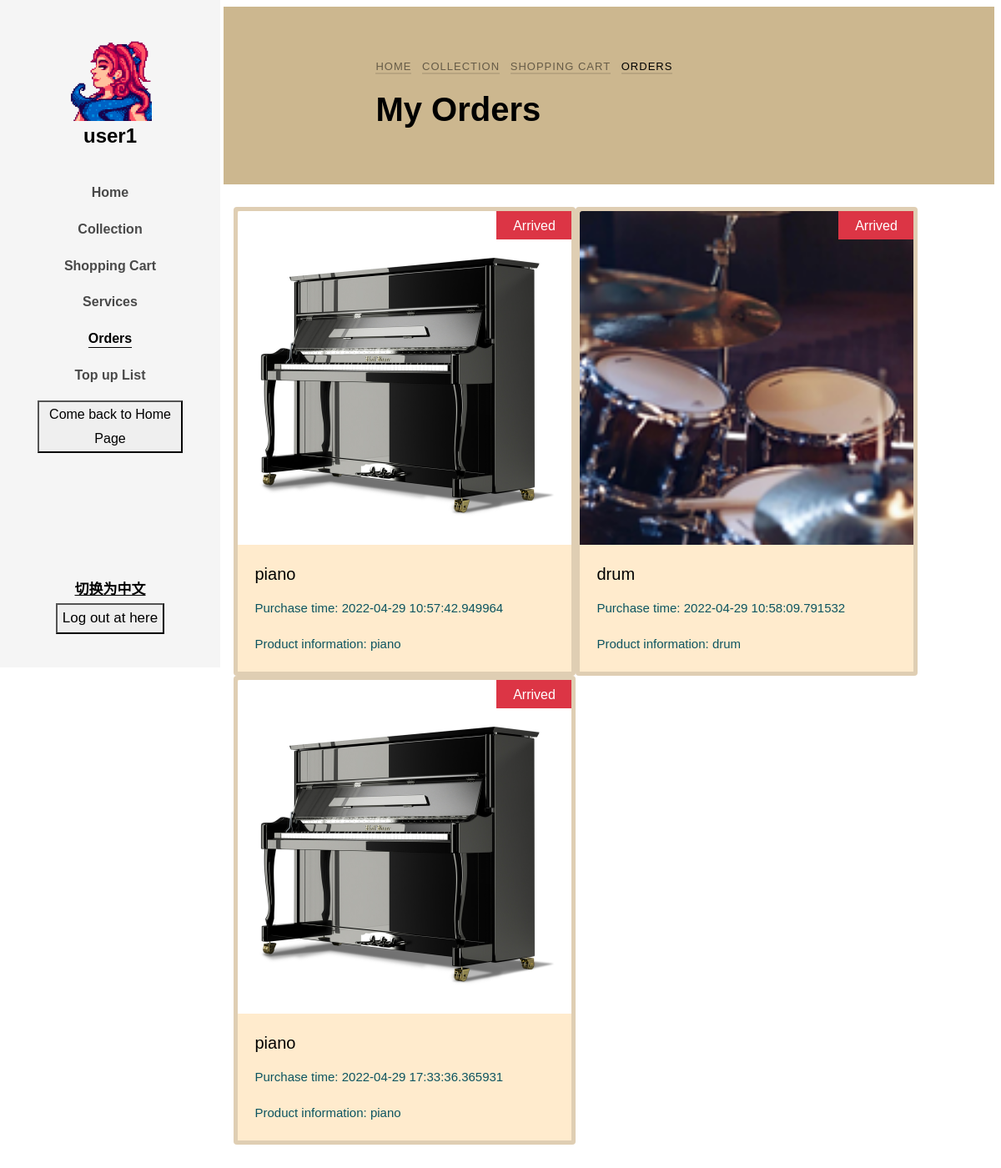
The page /Orders (signed in) on the database as committed earlier.
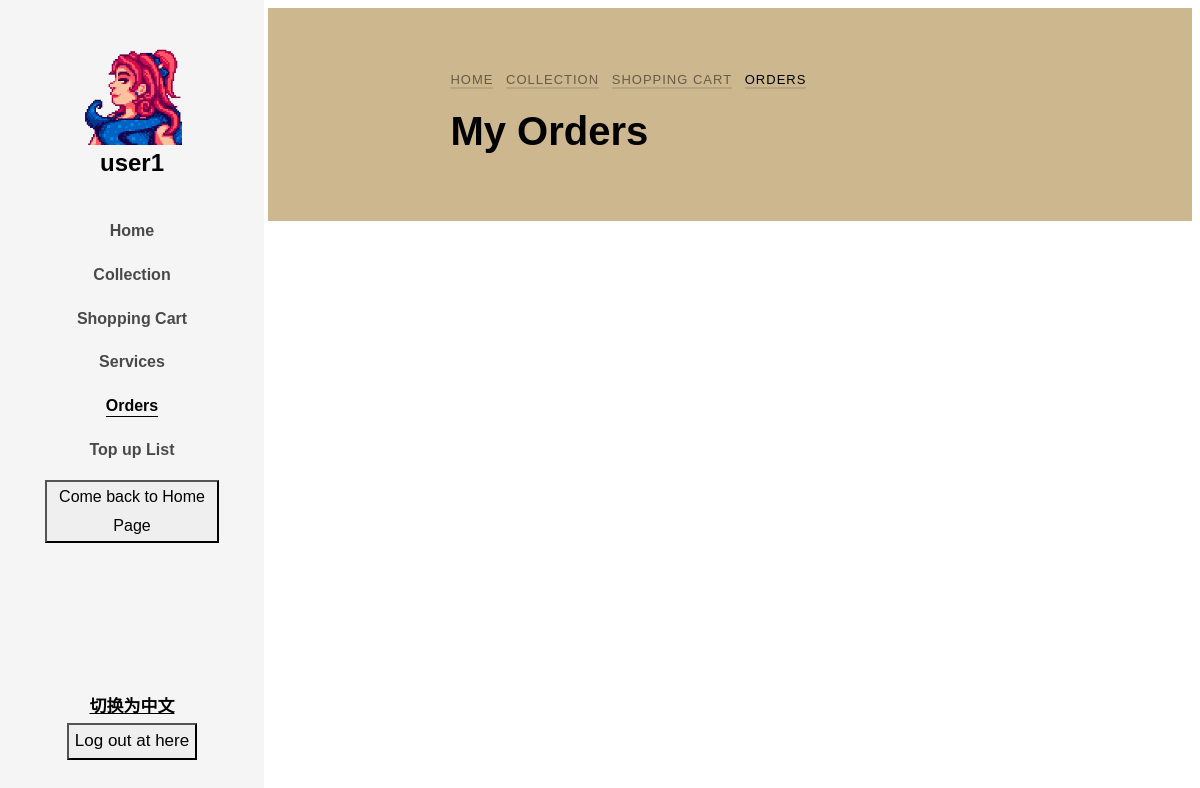
The same page on the database as committed later.
### app/models.py (models this page shows)
class Commodity(db.Model):
    __tablename__ = "commodity"
    __table_args__ = {'extend_existing': True}
    id = db.Column(db.Integer, primary_key=True, autoincrement=True)
    commodity_name = db.Column(db.String(32), nullable=False)
    release_time = db.Column(db.DateTime, default=datetime.now)
    cargo_quantity = db.Column(db.Integer, nullable=False)
    pic_path = db.Column(db.String(64), nullable=True)
    price = db.Column(db.Integer, nullable=False)
    introduction = db.Column(db.String(64), nullable=True)
    type = db.Column(db.String(32), nullable=False)
    collect_num = db.Column(db.Integer, default=0)
    is_collect = db.Column(db.Boolean, default=False, nullable=False)

class Order(db.Model):
    __tablename__ = "order"
    __table_args__ = {'extend_existing': True}
    id = db.Column(db.Integer, primary_key=True, autoincrement=True)
    user_id = db.Column(db.Integer, db.ForeignKey('user.id'))
    purchase_time = db.Column(db.DateTime, default=datetime.now)
    address = db.Column(db.String(64), nullable=False)
    transport = db.Column(db.String(64), nullable=False)
    is_receive = db.Column(db.Boolean, default=False, nullable=False)

### app/routes.py (the view)
@app.route('/Orders')
def Orders():
    if islogined():
        user = User.query.filter(User.user_name == session.get('USERNAME')).first()
        user_icon = setIcon()
        orders = Order.query.filter(Order.user_id == session.get('uid'))
        allorders = Order.query.all()
        list = [];
        alllist = []
        for o in orders:
            list = get_orders(o, list)
        session.pop('orders', None)
        session['orders'] = list
        for o2 in allorders:
            alllist = get_orders(o2, alllist)
        session.pop('allorders', None)
        session['allorders'] = alllist
        print(session['allorders'])
        authority = session.get('authority')
        return render_template('order.html', user=user, icon=user_icon, islogin=islogined(), orders=list,
                               allorders=alllist,
                               authority=authority)
    else:
        return redirect(url_for('login'))

### app/functions.py (called while the page is built)
def islogined():
    if session.get('USERNAME'):
        return True
    else:
        return False

### app/routes.py (called while the page is built)
def get_orders(p, list):
    order_detail = db.session.query(OrderDetail).filter(OrderDetail.order_id == p.id).all()
    for od in order_detail:
        item = dict()
        c = db.session.query(Commodity).filter(Commodity.id == od.commodity_id).first()
        item['id'] = p.id
        item['detail'] = od.id
        item['pic_path'] = c.pic_path
        item['is_receive'] = p.is_receive
        item['commodity_name'] = c.commodity_name
        item['purchase_time'] = p.purchase_time
        item['address'] = p.address
        item['introduction'] = c.introduction
        item['price'] = c.price * od.commodity_num
        list.append(item)
    return list

def setIcon():
    if islogined():
        user = User.query.filter(User.user_name == session.get('USERNAME')).first()
        user_icon = user.icon
        if user_icon != None:
            icon = user.icon
            user_icon = url_for('static', filename='uploaded_AVA/' + icon)
        else:
            user_icon = 'NULL'
    else:
        user_icon = 'NULL'
    return user_icon

### app/templates/order.html (shortened to what the changed rows need)
<!DOCTYPE html>
<html lang="en">
<head>
    <link rel="stylesheet" href="../static/css/open-iconic-bootstrap.min.css">
    <link rel="stylesheet" href="../static/css/animate.css">
    <link rel="stylesheet" href="../static/css/owl.carousel.min.css">
    <link rel="stylesheet" href="../static/css/owl.theme.default.min.css">
    <link rel="stylesheet" href="../static/css/magnific-popup.css">
    <link rel="stylesheet" href="../static/css/aos.css">
    <link rel="stylesheet" href="../static/css/ionicons.min.css">
    <link rel="stylesheet" href="../static/css/bootstrap-datepicker.css">
    <link rel="stylesheet" href="../static/css/jquery.timepicker.css">
    <link rel="stylesheet" href="../static/css/flaticon.css">
    <link rel="stylesheet" href="../static/css/icomoon.css">
    <link rel="stylesheet" href="../static/css/style-per.css">
</head>
<body>
<div id="colorlib-page">
    <aside id="colorlib-aside" role="complementary" class="js-fullheight text-center">
			<h1 id="colorlib-logo"><a href="/home">
                <span>
                    {% if icon == "NULL" %}
                        <img src='{{ avatars.default(size='l') }}' alt="" width=100 height=100>
                    {% else %}
                        <img src='{{ icon }}' alt="" width=100 height=100>
                    {% endif %}
                </span><br>{{user.user_name}}</a>
            </h1>
		</aside>
    <div id="colorlib-main">
        <section class="ftco-section ftco-bread">
            <div class="container">
                <div class="row no-gutters slider-text justify-content-center align-items-center">
                    <div class="col-md-8 ftco-animate">
                         {% if authority ==1 %}
                            <h1 class="bread i18n" contrastName="ALL_ORDERS">All Orders</h1>
                         {% else %}
                             <h1 class="bread i18n" contrastName="MY_ORDERS">My Orders</h1>
                         {% endif %}
                    </div>
                </div>
            </div>
        </section>
        <section class="ftco-section-3">
            <div class="photograhy">
                <div class="row">
                    {% if authority ==1 %}
                        {% for order in allorders %}
                        <div class="card">
                            <a href="singleOrder/{{ order.detail }}">
                                <img class="card-img-top" src="{{ order.pic_path }}" alt="Card image cap"
                                     height="400px"></a>
                            {% if order.is_receive %}
                                <span class="product-new-top"
                                      style="background: #28a745"
                                >received</span>
                            {% else %}
                                <span class="product-new-top"
                                      style="background: #dc3545"
                                >Arrived</span>
                            {% endif %}
                            <div class="card-body">
                                <h5 class="card-title"><a
                                        href="singleOrder/{{ order.detail }}">{{ order.commodity_name }} </a></h5>
                                <p class="card-text"><span class="i18n" contrastName="PAY_TIME">Purchase time: </span>{{ order.purchase_time }}</p>
                                <p class="card-text"><span class="i18n" contrastName="PAY_INFO">Product information: </span>{{ order.introduction }}</p>
                            </div>
                        </div>
                        {% endfor %}
                    {% else %}
                        {% for order in orders %}
                        <div class="card">
                            <a href="singleOrder/{{ order.detail }}">
                                <img class="card-img-top" src="{{ order.pic_path }}" alt="Card image cap"
                                     height="400px"></a>
                            {% if order.is_receive %}
                                <span class="product-new-top i18n"
                                      style="background: #28a745"
                                      contrastName="RECEIVED"
                                >Received</span>
                            {% else %}
                                <span class="product-new-top i18n"
                                      style="background: #dc3545"
                                      contrastName="ARRIVED"
                                >Arrived</span>
                            {% endif %}
                            <div class="card-body">
                                <h5 class="card-title"><a
                                        href="singleOrder/{{ order.detail }}">{{ order.commodity_name }} </a></h5>
                                <p class="card-text"><span class="i18n" contrastName="PAY_TIME">Purchase time: </span>{{ order.purchase_time }}</p>
                                <p class="card-text"><span class="i18n" contrastName="PAY_INFO">Product information: </span>{{ order.introduction }}</p>
                            </div>
                        </div>
                        {% endfor %}
                    {% endif %}
                </div>
            </div>
        </section>
    </div>
</div>
</body>
</html>

Rows that differ between the two databases and show on the page:
no longer on this page (row edited): Commodity: pic_path (picture), commodity_name "piano" "piano", introduction "piano" "piano"
no longer on this page (row edited): Order: purchase_time "2022-04-29 10:57:42.949964"
no longer on this page (row edited): Commodity: pic_path (picture), commodity_name "drum", introduction "drum"
removed Order: purchase_time "2022-04-29 10:58:09.791532"
removed Order: purchase_time "2022-04-29 17:33:36.365931"
Other text that changed with them:
list line gone: "Arrived Purchase time: Product information:"
